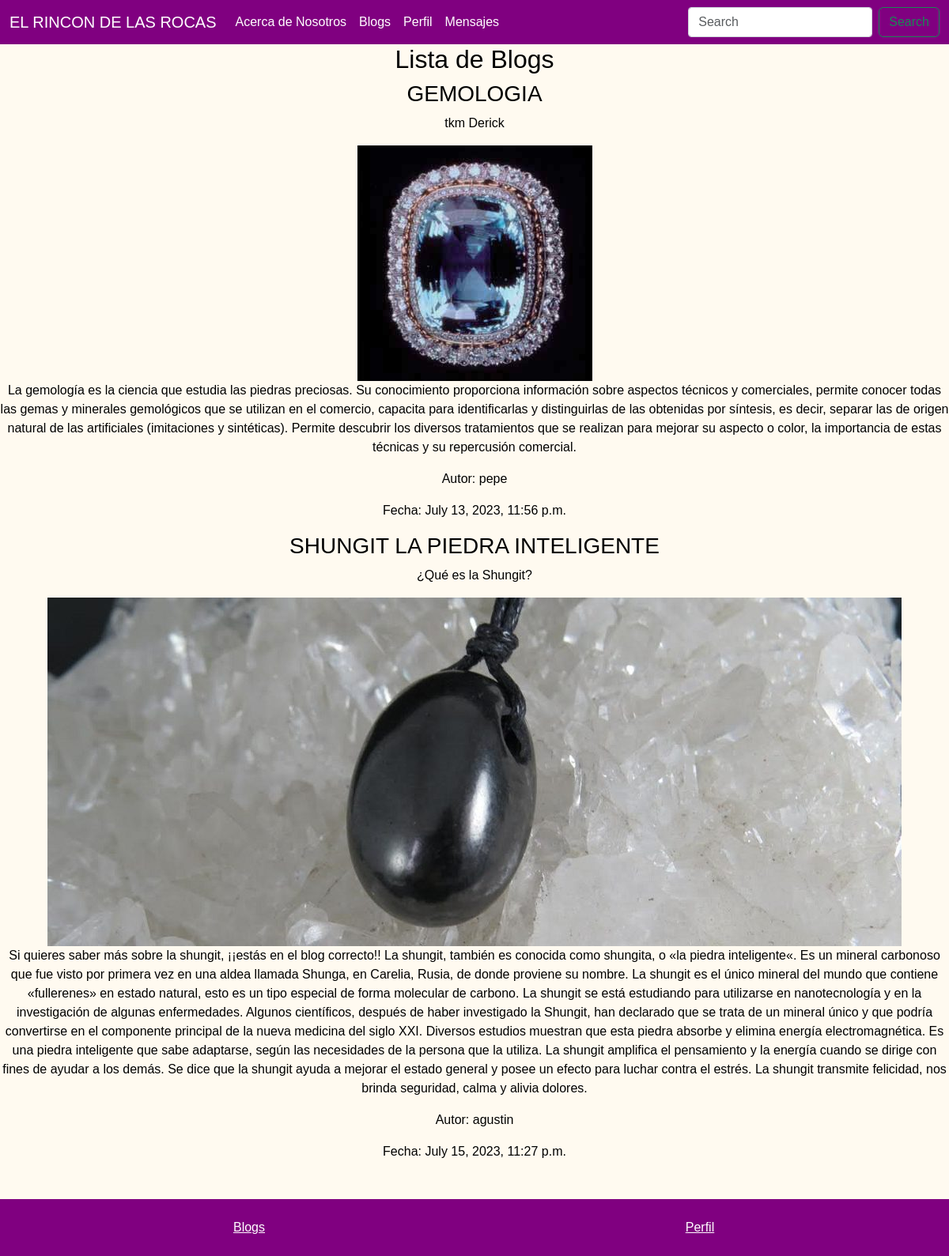
The page /pages/ on the database its author committed.
### blog/models.py (models this page shows, shortened)
class Blog(models.Model):
    titulo = models.CharField(max_length=30)
    subtitulo = models.CharField(max_length=30)
    cuerpo = models.TextField()
    autor = models.ForeignKey(User, on_delete=models.CASCADE)
    fecha = models.DateTimeField(auto_now_add=True)
    imagen = models.ImageField(upload_to='blog_images/')

### blog/views.py (the view)
# urls.py: path('pages/', views.listar_blogs, name='listar_blogs'),
def listar_blogs(request):
    blogs = Blog.objects.all()
    return render(request, 'blog/listar_blogs.html', {'blogs': blogs})

### blog/templates/blog/listar_blogs.html (shortened to what this page needs)
{% extends 'blog/inicio.html' %}
{% block content %}
  <div class="blog-list-container">
    <h2>Lista de Blogs</h2>
    {% for blog in blogs %}
      <div class="blog-item">
        <h3>{{ blog.titulo }}</h3>
        <p>{{ blog.subtitulo }}</p>
        <img src="{{ blog.imagen.url }}" alt="{{ blog.titulo }}">
        <p>{{ blog.cuerpo }}</p>
        <p>Autor: {{ blog.autor }}</p>
        <p>Fecha: {{ blog.fecha }}</p>
      </div>
    {% empty %}
      <p>No hay blogs aún.</p>
    {% endfor %}
  </div>
{% endblock %}

### static/css/styles.css (style rules this page uses)
body { background-color: #FFFAF0; color: black; text-align: center; font-family: Arial, sans-serif; }
.blog-list-container { margin-bottom: 120px; }

### rows shown on the page
Blog: titulo "GEMOLOGIA", subtitulo "tkm Derick", imagen (picture), cuerpo "La gemología es la ciencia que estudia las piedras preciosas. Su conocimiento proporciona información sobre aspectos técnicos y comerciales, permite conocer todas las gemas y minerales gemológicos que se utilizan en el comercio, capacita para identificarlas y distinguirlas de las obtenidas por síntesis, es decir, separar las de origen natural de las artificiales (imitaciones y sintéticas). Permite descubrir los diversos tratamientos que se realizan para mejorar su aspecto o color, la importancia de estas técnicas y su repercusión comercial.", autor "pepe", fecha "July 13, 2023, 11:56 p.m."
Blog: titulo "SHUNGIT LA PIEDRA INTELIGENTE", subtitulo "¿Qué es la Shungit?", imagen (picture), cuerpo "Si quieres saber más sobre la shungit, ¡¡estás en el blog correcto!! La shungit, también es conocida como shungita, o «la piedra inteligente«. Es un mineral carbonoso que fue visto por primera vez en una aldea llamada Shunga, en Carelia, Rusia, de donde proviene su nombre. La shungit es el único mineral del mundo que contiene «fullerenes» en estado natural, esto es un tipo especial de forma molecular de carbono. La shungit se está estudiando para utilizarse en nanotecnología y en la investigación de algunas enfermedades. Algunos científicos, después de haber investigado la Shungit, han declarado que se trata de un mineral único y que podría convertirse en el componente principal de la nueva…", autor "agustin", fecha "July 15, 2023, 11:27 p.m."
